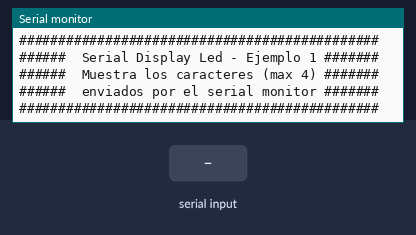
Bench run of a sketch on a simulated Arduino Uno, built with avr-gcc and run on an emulated ATmega328P. Parts: the last lines printed to the serial monitor. Inputs (shaded band) come from the test bench.

Above: at 1.8 s.
1.9 s: "1" received over Serial
At 2.7 s:
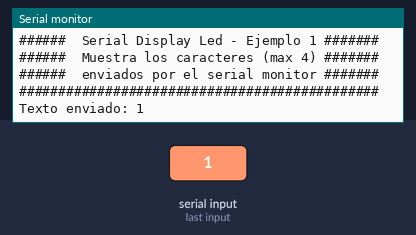
3.5 s: "0" received over Serial
At 4.7 s:
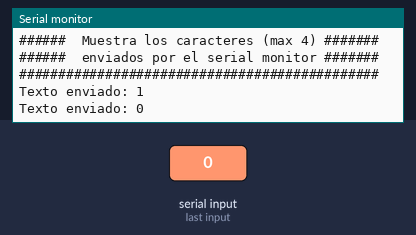
5.0 s: "2" received over Serial
At 5.5 s:
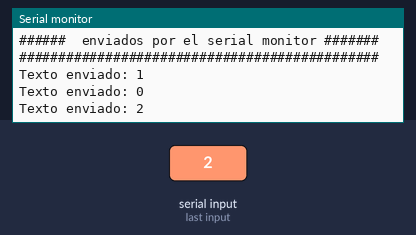

Measured:
- after the input at 1.9 s, the serial monitor: prints a new line after 0.20 s (image 1)
- after the input at 3.5 s, the serial monitor: prints a new line after 0.15 s (image 2)
- after the input at 5.0 s, the serial monitor: prints a new line after 0.11 s (image 3)

The sketch:

Display_SerialLED_Ej1.ino
```cpp
// (licence header left out)
#include <SoftwareSerial.h> // cargamos la libreria serie

#define PIN_Rx 2    // pin que recibe los datos serie Rx
#define PIN_Tx 3    // pin que manda los datos serie Tx

SoftwareSerial SerialDisplay(PIN_Rx, PIN_Tx); //  Define canal serie a usar.

int incomingByte = 0;  // caracter ASCII que se introduce por el teclado
String  txt = "";      // variable con el texto a mostrar
byte count1 = 0;       // inicializa contadores
byte count2 = 0;

// ==========================================================

void setup(){

    pinMode(PIN_Tx, OUTPUT);  // Manda datos al Display
    pinMode(PIN_Rx, INPUT);   // No se usa

    Serial.begin (9600);      // inicia comunicacion serial
    SerialDisplay.begin(9600);// inicializa puerto serie para el display

    inicio();                 // Secuencia de inicio
}
// ==========================================================


void inicio() {

      Serial.println("##############################################");
      Serial.println("######  Serial Display Led - Ejemplo 1 #######");
      Serial.println("######  Muestra los caracteres (max 4) #######");
      Serial.println("######  enviados por el serial monitor #######");
      Serial.println("##############################################");

// inicializa valores, el display los conserva en memoria al iniciar
  SerialDisplay.print("v");   // Reset: borra digitos y situa cursor en el digito 1

  SerialDisplay.print("w");   // comando para activar/desactivar puntos
  SerialDisplay.write(192);   // Borra todos los puntos 192=11000000

  SerialDisplay.print("z");   // comando para regular brillo
  SerialDisplay.write(1);     // 0-254, (0=max, 254=min)

  SerialDisplay.print("----");// Texto de prueba inicial
  delay(500);
}
// =============================================================


void InputSerial() {

  if (Serial.available() > 0) {

      delay(5);                     // Da tiempo a leer el buffer de entrada
      if (txt=="") count2=count1=0; // iguala contadores para contar caracteres de entrada

      incomingByte = Serial.read(); // lee byte entrante:
      if (count2 < 4) {             // solo guarda los 4 primero caracteres
        txt = txt + char(incomingByte); // almacena el texto
        count2++;
      }
  } // FIN captura caracter de entrada

count1++;
}
// ===========================================================


void loop() {

InputSerial();

  if ((txt != "") && (count1 != count2)) {
      Serial.print("Texto enviado: ");
      Serial.println(txt);
      SerialDisplay.print("v");  // Reinicia Display
      delay (50);
      SerialDisplay.print(txt); // Manda texto a mostrar
      txt = "";                 // inicializa variable para nueva captura
  }

delay(100);

} // FIN loop() ==============================================
```
